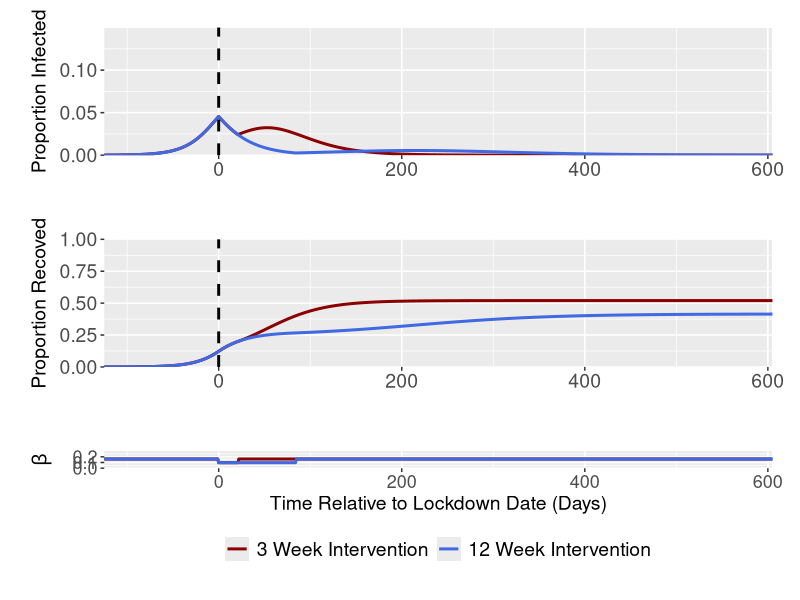
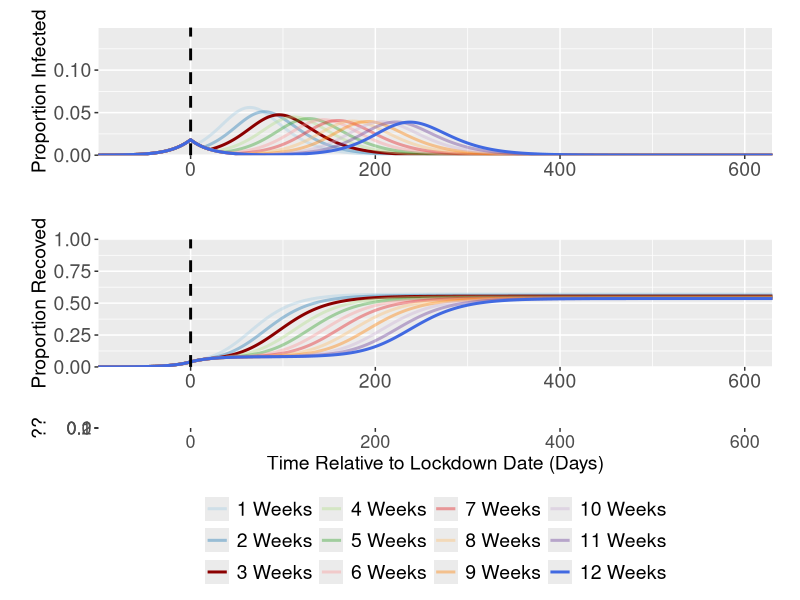
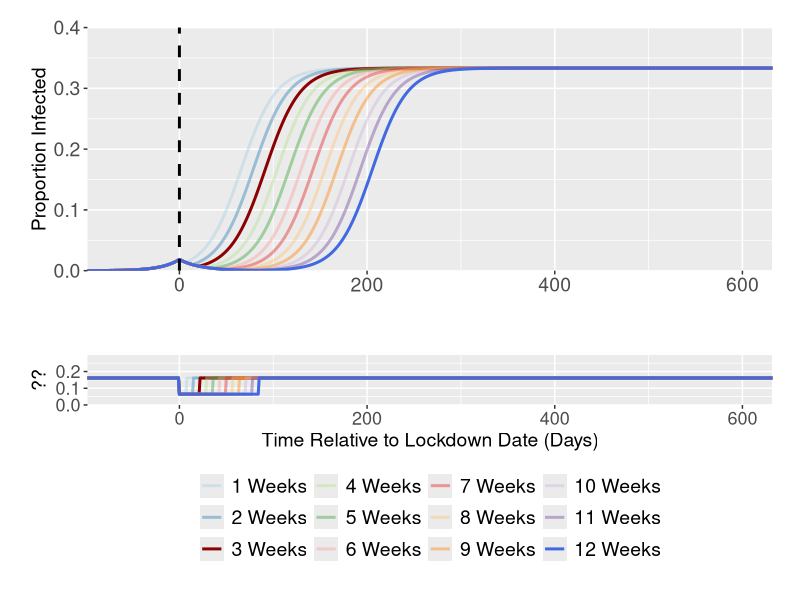
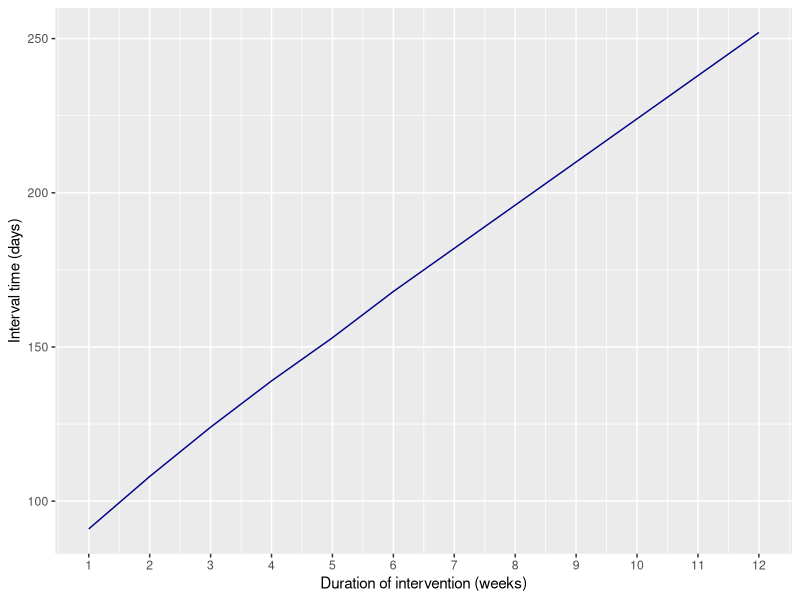

Source code (R) for these figures, in order:
rm(list=ls())
library("deSolve"); library("ggplot2"); library("cowplot");library("reshape2"); library("dplyr")

#Function for the generation time/(1/gamma) parameter
GenTime <- function(T2, R0) {
  G = T2 * ((R0-1)/log(2))
  return(G)
}

#R code sections with "Explore" requires the user to manually select parameters to correspond with the desired scenario
#To replicate the results in the technical document - the lockdown date must change
#THis requires code alteration to the for loop and the formatting data code sections
#and the R0 must also change in the beta alteration function

#### SIR Model ####
#### Exploring Week 3 and 12 Interventions - SIR Model - Will need to tweak code for each model output#### 

#Function to model intervention - currently set at baseline
betastatdecrease <- function(time, int_timestart, int_timeend) {
  ifelse((time >= int_timestart & time <= int_timeend),
         (1.5*(1/(GenTime(4.6,2.4))))*0.6,
         (1.5*(1/(GenTime(4.6,2.4)))))
}

#Function for SIR ODEs with cumulative infection compartment
SIR1 <- function(time, state, parameters) {
  with(as.list(c(state, parameters)), {
    dS = - betastatdecrease(time,int_timestart,int_timeend)*S*I
    dI = betastatdecrease(time,int_timestart,int_timeend)*S*I - mu*I
    dR = mu*I 
    dC = betastatdecrease(time,int_timestart,int_timeend)*S*I
    return(list(c(dS,dI,dR, dC)))
  })
}

#Initial Conditions and Times
init <- c(S = 0.9999, I = 0.0001, R = 0, C = 0)
times <- seq(0,730,by = 1)
duration <- c(3,12) #3 and 12 Week Intervention duration

#Run the ODE for 3 and 12 Week Interventions
stats1 <- data.frame(matrix(nrow = 0, ncol = 6))
for(i in 1:length(duration)) {
  temp <- data.frame(matrix(nrow = length(seq(0,730)), ncol = 6))
  parms = c(mu = 1/(GenTime(4.6,2.4)), 
            int_timestart = 125, 
            int_timeend = 125 + (duration[i]*7))
  out1 <- data.frame(ode(y = init, func = SIR1, times = times, parms = parms))
  temp[,1] <- paste0(as.character(duration[i]), " Weeks")
  temp[,2] <- out1$time 
  temp[,3] <- out1$I 
  temp[,4] <- out1$R 
  temp[,5] <- out1$C 
  temp[,6] <- betastatdecrease(times, 
                               as.numeric(parms[2]), 
                               as.numeric(parms[3]))
  stats1 <- rbind(stats1, temp)
}

colnames(stats1) <- c("WeekDuration", "Time", "Infec", "Recov","Cum", "Beta")

#Formatting the Data - Have shifted the x axis so that 0 is the lockdown initiation date
combdatainf <- rbind(data.frame("WeekDuration" = "3 Weeks", "Time" = c(seq(-125,0), seq(1,730-125)), "Value" = stats1$Infec[stats1$WeekDuration == "3 Weeks"]),
                  data.frame("WeekDuration" = "12 Weeks", "Time" = c(seq(-125,0), seq(1,730-125)), "Value" = stats1$Infec[stats1$WeekDuration == "12 Weeks"]))
combdatainf$WeekDuration <- factor(combdatainf$WeekDuration, levels = unique(combdatainf$WeekDuration))

combdatarec <- rbind(data.frame("WeekDuration" = "3 Weeks", "Time" = c(seq(-125,0), seq(1,730-125)), "Value" = stats1$Recov[stats1$WeekDuration == "3 Weeks"]),
                   data.frame("WeekDuration" = "12 Weeks", "Time" = c(seq(-125,0), seq(1,730-125)), "Value" = stats1$Recov[stats1$WeekDuration == "12 Weeks"]))
combdatarec$WeekDuration <- factor(combdatarec$WeekDuration, levels = unique(combdatarec$WeekDuration))

combdatabeta <- rbind(data.frame("WeekDuration" = "3 Week Intervention", "Time" = c(seq(-125,0), seq(1,730-125)), "Value" = stats1$Beta[stats1$WeekDuration == "3 Weeks"]),
                      data.frame("WeekDuration" = "12 Week Intervention", "Time" = c(seq(-125,0), seq(1,730-125)), "Value" = stats1$Beta[stats1$WeekDuration == "12 Weeks"]))
combdatabeta$WeekDuration <- factor(combdatabeta$WeekDuration, levels = unique(combdatabeta$WeekDuration))

#Quick Analysis of Highest Peak
surge <- data.frame(matrix(nrow = 0, ncol = 5))

for(i in 1:length(duration)) { 
  test <- stats1[stats1$WeekDuration == as.character(paste0(duration[i], " Weeks")),][which.max(stats1$Infec[stats1$WeekDuration == as.character(paste0(duration[i], " Weeks"))]),]
  surge <- rbind(surge, test)
  print(test)
}

#Plotting 
p11 <- ggplot(data = combdatainf, aes(x = (Time), y = Value, col = WeekDuration)) + geom_line(size = 1.02, stat = "identity") +
  labs(x ="Time (Days)", y = "Proportion Infected") + scale_y_continuous(limits = c(0,0.15) ,  expand = c(0,0)) +
  theme(legend.position = "none", legend.title = element_blank(), axis.title.x = element_blank(), axis.text=element_text(size=14), axis.title.y=element_text(size=14),
        legend.spacing.x = unit(0.3, 'cm'), plot.margin=unit(c(0.7,0.7,0.8,0.8),"cm")) +
  scale_x_continuous(expand = c(0, 0)) + geom_vline(xintercept = 0, col = "black", size = 1, lty = 2) +
  scale_color_manual(values=c("darkred","royalblue"))

p12 <- ggplot(data = combdatarec, aes(x = (Time), y = Value, col = WeekDuration)) + geom_line(size = 1.02, stat = "identity") +
  labs(x ="Time (Days)", y = "Proportion Recoved") + scale_y_continuous(limits = c(0,1) ,  expand = c(0,0)) +
  theme(legend.position = "none", legend.title = element_blank(), axis.title.x = element_blank(), axis.text=element_text(size=14), axis.title.y=element_text(size=14),
        legend.spacing.x = unit(0.3, 'cm'), plot.margin=unit(c(0.7,0.7,0.8,0.8),"cm")) +
  scale_x_continuous(expand = c(0, 0)) + geom_vline(xintercept = 0, col = "black", size = 1, lty = 2)+
  scale_color_manual(values=c("darkred", "royalblue"))

p21 <- ggplot(data = combdatabeta, aes(x = (Time), y = Value, col = WeekDuration)) + geom_line(size = 1.02, stat = "identity") +
  labs(x ="Time Relative to Lockdown Date (Days)", y = expression(beta)) + scale_y_continuous(limits = c(0,0.3) ,  expand = c(0,0)) +
  theme(legend.position = "bottom", legend.title = element_blank(), axis.text=element_text(size=13), axis.title.y=element_text(size=14), axis.title.x=element_text(size=14),
        legend.spacing.x = unit(0.3, 'cm'), legend.text=element_text(size=14), plot.margin=unit(c(0.7,0.7,0.8,0.8),"cm")) +
  scale_x_continuous(expand = c(0, 0)) + guides(fill=guide_legend(nrow=2,byrow=TRUE)) +
  scale_linetype_manual(values=c("solid", "dotdash", "solid", "dotdash")) + 
  scale_color_manual(values=c("darkred", "royalblue"))

plot_grid(p11, p12, p21, align = "v", nrow = 3, rel_heights = c(0.3, 0.3, 0.25))

#### Exploring Weeks 1-12 Intervention Duration ####

#Function to model intervention - currently set at baseline
betastatdecrease <- function(time, int_timestart, int_timeend) {
  ifelse((time >= int_timestart & time <= int_timeend),
         (1.5*(1/(GenTime(4.6,2.4))))*0.4,
         (1.5*(1/(GenTime(4.6,2.4)))))
}

#Initial Conditions
init <- c(S = 0.9999, I = 0.0001, R = 0, C = 0)
times <- seq(0,730,by = 1)
duration <- seq(1,12) #Now do the analysis for all 1-12 week scenarios

#Run the ODEs for ALL 1-12 week intervention scenarios
stats1 <- data.frame(matrix(nrow = 0, ncol = 6))

for(i in 1:length(duration)) {
  temp <- data.frame(matrix(nrow = length(seq(0,730)), ncol = 6))
  parms = c(mu = 1/(GenTime(4.6,2.4)), 
            int_timestart = 100, 
            int_timeend = 100 + (duration[i]*7))
  out1 <- data.frame(ode(y = init, func = SIR1, times = times, parms = parms))
  temp[,1] <- paste0(as.character(duration[i]), " Weeks")
  temp[,2] <- c(seq(-100,0), seq(1,730-100)) #Have shifted the x axis so that 0 is the lockdown initiation date
  temp[,3] <- out1$I 
  temp[,4] <- out1$R 
  temp[,5] <- out1$C 
  temp[,6] <- betastatdecrease(times, 
                               as.numeric(parms[2]), 
                               as.numeric(parms[3]))
  stats1 <- rbind(stats1, temp)
}

colnames(stats1) <- c("WeekDuration", "Time", "Infec", "Recov","Cum", "Beta")

#Format the data for ggplot
stats1 <- melt(stats1, id.vars = c("WeekDuration", "Time"), measure.vars = c("Infec", "Recov", "Cum", "Beta"))
stats1$WeekDuration <- factor(stats1$WeekDuration, levels = unique(stats1$WeekDuration))

#Plotting - Have shifted the x axis so that 0 is the lockdown initiation date
p11 <- ggplot(data = stats1[which(stats1$variable == "Infec"),], aes(x = Time, y = value, col = WeekDuration, alpha=WeekDuration)) + geom_line(size = 1.02, stat = "identity") +
  labs(x ="Time (Days)", y = "Proportion Infected") + scale_y_continuous(limits = c(0,0.15) ,  expand = c(0,0)) +
  theme(legend.position = "none", legend.title = element_blank(), axis.title.x = element_blank(), axis.text=element_text(size=14), axis.title.y=element_text(size=14),
        legend.spacing.x = unit(0.3, 'cm'), plot.margin=unit(c(0.7,0.7,0.8,0.8),"cm")) +
  scale_x_continuous(expand = c(0, 0)) + geom_vline(xintercept = 0, col = "black", size = 1, lty = 2) +
  scale_alpha_manual(values = c(0.4, 0.4, 1, 0.4, 0.4, 0.4, 0.4, 0.4, 0.4, 0.4, 0.4, 1)) +
  scale_color_manual(values=c("#A6CEE3", "#1F78B4","darkred", "#B2DF8A", "#33A02C", "#FB9A99",
                              "#E31A1C", "#FDBF6F", "#FF7F00", "#CAB2D6", "#6A3D9A","royalblue"))

p12 <- ggplot(data = stats1[which(stats1$variable == "Recov"),], aes(x = (Time), y = value, col = WeekDuration, alpha=WeekDuration)) + geom_line(size = 1.02, stat = "identity") +
  labs(x ="Time (Days)", y = "Proportion Recoved") + scale_y_continuous(limits = c(0,1) ,  expand = c(0,0)) +
  theme(legend.position = "none", legend.title = element_blank(), axis.title.x = element_blank(), axis.text=element_text(size=14), axis.title.y=element_text(size=14),
        legend.spacing.x = unit(0.3, 'cm'), plot.margin=unit(c(0.7,0.7,0.8,0.8),"cm")) +
  scale_x_continuous(expand = c(0, 0)) + geom_vline(xintercept = 0, col = "black", size = 1, lty = 2)  +
  scale_alpha_manual(values = c(0.4, 0.4, 1, 0.4, 0.4, 0.4, 0.4, 0.4, 0.4, 0.4, 0.4, 1)) +
  scale_color_manual(values=c("#A6CEE3", "#1F78B4","darkred", "#B2DF8A", "#33A02C", "#FB9A99",
                              "#E31A1C", "#FDBF6F", "#FF7F00", "#CAB2D6", "#6A3D9A","royalblue"))

p21 <- ggplot(data = stats1[which(stats1$variable == "Beta"),], aes(x = (Time), y = value, col = WeekDuration, alpha=WeekDuration)) + geom_line(size = 1.02, stat = "identity") +
  labs(x ="Time Relative to Lockdown Date (Days)", y = "??") + scale_y_continuous(limits = c(0,0.3) ,  expand = c(0,0)) +
  theme(legend.position = "bottom", legend.title = element_blank(), axis.text=element_text(size=13), axis.title.y=element_text(size=14), axis.title.x=element_text(size=14),
        legend.spacing.x = unit(0.3, 'cm'), legend.text=element_text(size=14), plot.margin=unit(c(0.7,0.7,0.8,0.8),"cm")) +
  scale_x_continuous(expand = c(0, 0)) + guides(fill=guide_legend(nrow=2,byrow=TRUE))  +
  scale_alpha_manual(values = c(0.4, 0.4, 1, 0.4, 0.4, 0.4, 0.4, 0.4, 0.4, 0.4, 0.4, 1)) +
  scale_color_manual(values=c("#A6CEE3", "#1F78B4","darkred", "#B2DF8A", "#33A02C", "#FB9A99",
                              "#E31A1C", "#FDBF6F", "#FF7F00", "#CAB2D6", "#6A3D9A","royalblue"))

plot_grid(p11, p12, p21, align = "v", nrow = 3, rel_heights = c(0.3, 0.3, 0.25))

#### SIS Model ####
#### Exploring Weeks 1-12 Intervention Duration - SIS Model ####

#Function for the SDM intervention
betastatdecrease <- function(time, int_timestart, int_timeend) {
  ifelse((time >= int_timestart & time <= int_timeend),
         (1.5*(1/(GenTime(4.6,2.4))))*0.4,
         (1.5*(1/(GenTime(4.6,2.4)))))
}

#SIS Model ODEs
SIS <- function(time, state, parameters) {
  with(as.list(c(state, parameters)), {
    dS = - betastatdecrease(time,int_timestart,int_timeend)*S*I + mu*I 
    dI = betastatdecrease(time,int_timestart,int_timeend)*S*I - mu*I
    dC = betastatdecrease(time,int_timestart,int_timeend)*S*I
    return(list(c(dS,dI,dC)))
  })
}

#Initial Conditions
init <- c(S = 0.9999, I = 0.0001, C = 0)
times <- seq(0,730,by = 1)
duration <- seq(1,12)

#Run the ODEs for all 12 intervention durations
#I have set lockdown initiation date to 98 to correspond with I(t) = ~0.0182
#This means that I(t) at lockdown initiation is the same for the SIS and SIR models 

stats2 <- data.frame(matrix(nrow = 0, ncol = 5))

for(i in 1:length(duration)) {
  temp <- data.frame(matrix(nrow = length(seq(0,730)), ncol = 5))
  parms = c(mu = 1/(GenTime(4.6,2.4)), 
            int_timestart = 98, 
            int_timeend = 98 + (duration[i]*7))
  out1 <- data.frame(ode(y = init, func = SIS, times = times, parms = parms))
  temp[,1] <- paste0(as.character(duration[i]), " Weeks")
  temp[,2] <- c(seq(-98,0), seq(1,730-98))
  temp[,3] <- out1$I 
  temp[,4] <- out1$C 
  temp[,5] <- betastatdecrease(times, 
                               as.numeric(parms[2]), 
                               as.numeric(parms[3]))
  stats2 <- rbind(stats2, temp)
}

colnames(stats2) <- c("WeekDuration", "Time", "Infec", "Cum", "Beta")

#Format the data for ggplot
stats2 <- melt(stats2, id.vars = c("WeekDuration", "Time"), measure.vars = c("Infec", "Cum", "Beta"))
stats2$WeekDuration <- factor(stats2$WeekDuration, levels = unique(stats2$WeekDuration))

#Plotting 
p11 <- ggplot(data = stats2[which(stats2$variable == "Infec"),], aes(x = Time, y = value, col = WeekDuration, alpha=WeekDuration)) + geom_line(size = 1.02, stat = "identity") +
  labs(x ="Time (Days)", y = "Proportion Infected") + scale_y_continuous(limits = c(0,0.4) ,  expand = c(0,0)) +
  theme(legend.position = "none", legend.title = element_blank(), axis.title.x = element_blank(), axis.text=element_text(size=14), axis.title.y=element_text(size=14),
        legend.spacing.x = unit(0.3, 'cm'), plot.margin=unit(c(0.7,0.7,0.8,0.8),"cm")) +
  scale_x_continuous(expand = c(0, 0)) + geom_vline(xintercept = 0, col = "black", size = 1, lty = 2) +
  scale_alpha_manual(values = c(0.4, 0.4, 1, 0.4, 0.4, 0.4, 0.4, 0.4, 0.4, 0.4, 0.4, 1)) +
  scale_color_manual(values=c("#A6CEE3", "#1F78B4","darkred", "#B2DF8A", "#33A02C", "#FB9A99",
                              "#E31A1C", "#FDBF6F", "#FF7F00", "#CAB2D6", "#6A3D9A","royalblue"))

p21 <- ggplot(data = stats2[which(stats2$variable == "Beta"),], aes(x = (Time), y = value, col = WeekDuration, alpha=WeekDuration)) + geom_line(size = 1.02, stat = "identity") +
  labs(x ="Time Relative to Lockdown Date (Days)", y = "??") + scale_y_continuous(limits = c(0,0.3) ,  expand = c(0,0)) +
  theme(legend.position = "bottom", legend.title = element_blank(), axis.text=element_text(size=13), axis.title.y=element_text(size=14), axis.title.x=element_text(size=14),
        legend.spacing.x = unit(0.3, 'cm'), legend.text=element_text(size=14), plot.margin=unit(c(0.7,0.7,0.8,0.8),"cm")) +
  scale_x_continuous(expand = c(0, 0)) + guides(fill=guide_legend(nrow=2,byrow=TRUE))  +
  scale_alpha_manual(values = c(0.4, 0.4, 1, 0.4, 0.4, 0.4, 0.4, 0.4, 0.4, 0.4, 0.4, 1)) +
  scale_color_manual(values=c("#A6CEE3", "#1F78B4","darkred", "#B2DF8A", "#33A02C", "#FB9A99",
                              "#E31A1C", "#FDBF6F", "#FF7F00", "#CAB2D6", "#6A3D9A","royalblue"))

plot_grid(p11,  p21, align = "v", nrow = 2, rel_heights = c(0.3, 0.25))

#### SIS Model Tangent Calculation - the 2nd Peak ####

stats3 <- data.frame(matrix(nrow = 0, ncol = 5))

for(i in 1:length(duration)) {
  temp <- data.frame(matrix(nrow = length(seq(0,730)), ncol = 5))
  parms = c(mu = 1/(GenTime(4.6,2.4)), 
            int_timestart = 98, 
            int_timeend = 98 + (duration[i]*7))
  out1 <- data.frame(ode(y = init, func = SIS, times = times, parms = parms))
  temp[,1] <- paste0(as.character(duration[i]), " Weeks")
  temp[,2] <- out1$time #Time
  temp[,3] <- out1$S #Time
  temp[,4] <- out1$I #Time
  temp[,5] <- betastatdecrease(times, 
                               as.numeric(parms[2]), 
                               as.numeric(parms[3]))
  stats3 <- rbind(stats3, temp)
}

colnames(stats3) <- c("WeekDuration", "Time","Susc", "Infec", "Beta")

stats3$WeekDuration <- factor(stats3$WeekDuration, levels = unique(stats3$WeekDuration))

stats3$slope <- stats3$Beta * stats3$S * stats3$I- (1/(GenTime(4.6,2.4))) * stats3$I
stats3$slope1 <- (stats3$Infec[98]-((stats3$Time[98]*stats3$Infec-stats3$Time*stats3$Infec[98])/
                                     (stats3$Time[98]-stats3$Time)))/stats3$Infec[98]

tipping_points <- stats3 %>% filter(Time>110) %>% group_by(WeekDuration) %>% filter(slope1 > slope) %>% top_n(n=1)
tipping_points$dur = c(seq(1:12))

ggplot(tipping_points, aes(x=dur, y=Time-100)) +geom_line(stat="identity", col="darkblue") + 
  scale_x_continuous(name="Duration of intervention (weeks)", breaks = c(1:12)) +ylab(label = "Interval time (days)")
